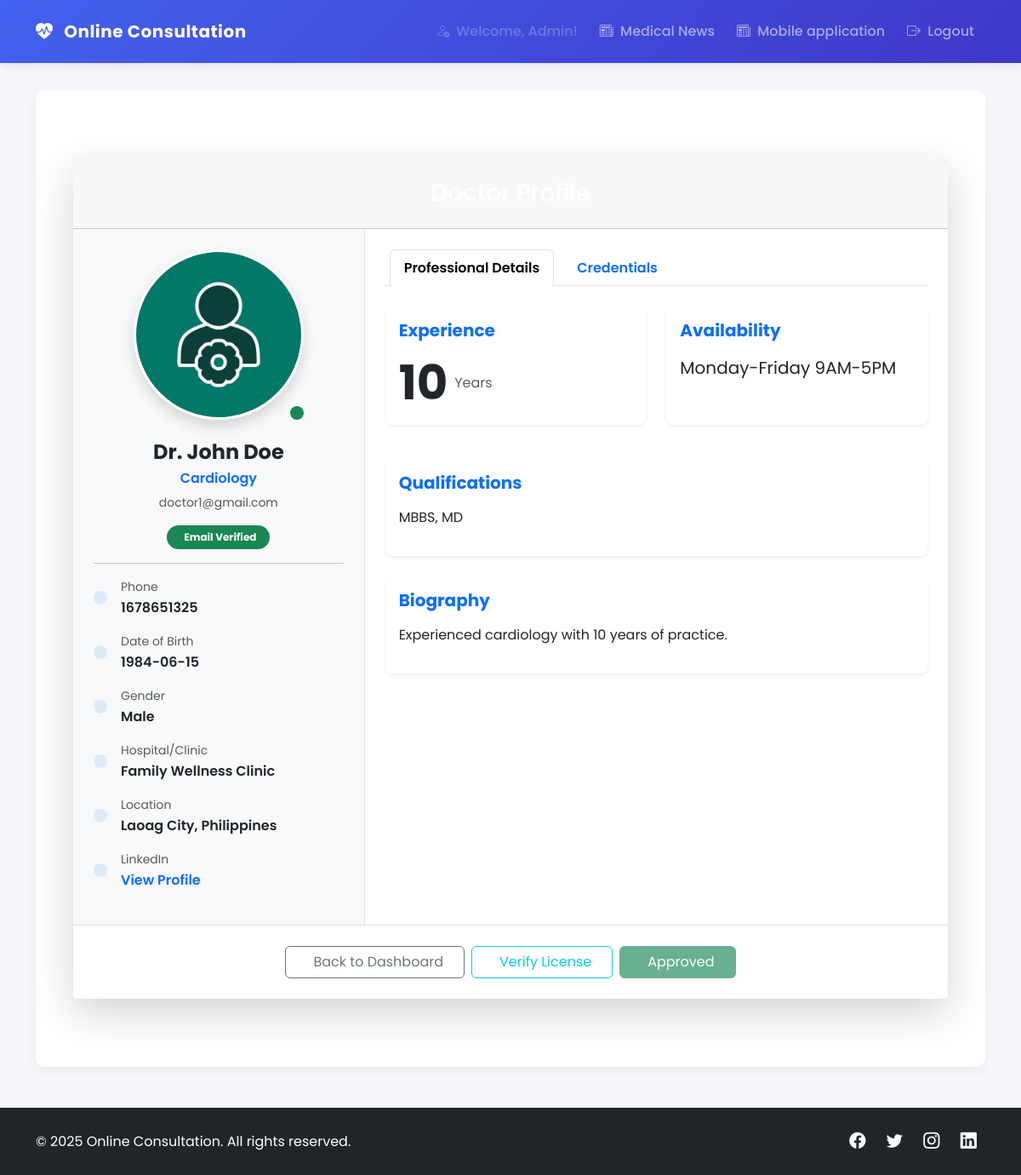
/dashboard/view_doctor/1 (signed in), run on the app's committed database.
### models/models.py (models this page shows, shortened)
class Doctor(db.Model):
    id = db.Column(db.Integer, primary_key=True)
    full_name = db.Column(db.String(100), nullable=False)
    email = db.Column(db.String(100), unique=True, nullable=False)
    phone = db.Column(db.String(20), nullable=False)
    dob = db.Column(db.Date, nullable=False)
    gender = db.Column(db.String(10), nullable=False)
    medical_license = db.Column(db.String(50), unique=True, nullable=False)
    specialization = db.Column(db.String(100), nullable=False)
    experience = db.Column(db.Integer, nullable=False)
    qualifications = db.Column(db.Text, nullable=False)
    hospital_clinic = db.Column(db.String(255), nullable=False)
    clinic_latitude = db.Column(db.Float)  # Add latitude for the clinic
    clinic_longitude = db.Column(db.Float)  # Add longitude for the clinic
    availability = db.Column(db.String(255), nullable=False)
    profile_picture = db.Column(db.String(255), nullable=True)
    license_front = db.Column(db.String(100), nullable=True)
    license_back = db.Column(db.String(100), nullable=True)
    board_cert = db.Column(db.String(100), nullable=True)
    country = db.Column(db.String(100), nullable=False)
    city = db.Column(db.String(100), nullable=False)
    short_bio = db.Column(db.Text, nullable=True)
    linkedin = db.Column(db.String(255), nullable=True)
    password_hash = db.Column(db.String(255), nullable=False)
    email_verified = db.Column(db.Boolean, default=False)
    is_approved = db.Column(db.Boolean, default=False)
    verification_token = db.Column(db.String(255), nullable=True)
    active = db.Column(db.Boolean, default=False)  # New 'active' field

### routes/dashboard.py (the view)
@dashboard_bp.route("/view_doctor/<int:doctor_id>")
def view_doctor(doctor_id):
    if session.get("user_role") != "admin":
        flash("Unauthorized access. Only admins can view doctor profiles.", "danger")
        return redirect(url_for("auth.login"))
    doctor = Doctor.query.get_or_404(doctor_id)
    return render_template("admin/view_doctor.html", doctor=doctor)

### templates/admin/view_doctor.html (shortened to what this page needs)
{% extends "base.html" %}
{% block content %}
<div class="container py-5">
    <div class="card border-0 shadow-lg rounded-lg">
        <div class="card-header bg-gradient-primary text-white text-center p-4 rounded-top">
            <h3 class="font-weight-bold mb-0">Doctor Profile</h3>
        </div>
        <div class="card-body p-0">
            <div class="row g-0">
                <div class="col-lg-4 border-end bg-light">
                    <div class="p-4 text-center">
                        {% if doctor.profile_picture %}
                            <div class="position-relative d-inline-block mb-4">
                                <img src="{{ url_for('uploaded_file', filename=doctor.profile_picture) }}"
                                    alt="Profile Picture"
                                    class="img-fluid rounded-circle shadow border border-3 border-white"
                                    style="width: 200px; height: 200px; object-fit: cover;">
                                {% if doctor.is_approved %}
                                    <span class="position-absolute bottom-0 end-0 p-2 bg-success rounded-circle">
                                    </span>
                                {% endif %}
                            </div>
                        {% endif %}
                        <h4 class="fw-bold mb-1">{{ doctor.full_name }}</h4>
                        <p class="text-primary fw-semibold mb-1">{{ doctor.specialization }}</p>
                        <p class="text-muted small">{{ doctor.email }}</p>
                        <div class="d-flex justify-content-center align-items-center mb-3">
                            <span class="badge rounded-pill {% if doctor.email_verified %}bg-success{% else %}bg-danger{% endif %} px-3 py-2">
                                {% if doctor.email_verified %}
                                     Email Verified
                                {% else %}
                                    <i class="fas fa-times-circle me-1"></i> Email Not Verified
                                {% endif %}
                            </span>
                        </div>
                        <hr>
                        <div class="text-start">
                            <div class="d-flex align-items-center mb-3">
                                <div class="me-3 bg-primary bg-opacity-10 p-2 rounded-circle">
                                </div>
                                <div>
                                    <p class="text-muted small mb-0">Phone</p>
                                    <p class="fw-semibold mb-0">{{ doctor.phone }}</p>
                                </div>
                            </div>
                            <div class="d-flex align-items-center mb-3">
                                <div class="me-3 bg-primary bg-opacity-10 p-2 rounded-circle">
                                </div>
                                <div>
                                    <p class="text-muted small mb-0">Date of Birth</p>
                                    <p class="fw-semibold mb-0">{{ doctor.dob.strftime('%Y-%m-%d') if doctor.dob else 'N/A' }}</p>
                                </div>
                            </div>
                            <div class="d-flex align-items-center mb-3">
                                <div class="me-3 bg-primary bg-opacity-10 p-2 rounded-circle">
                                </div>
                                <div>
                                    <p class="text-muted small mb-0">Gender</p>
                                    <p class="fw-semibold mb-0">{{ doctor.gender }}</p>
                                </div>
                            </div>
                            <div class="d-flex align-items-center mb-3">
                                <div class="me-3 bg-primary bg-opacity-10 p-2 rounded-circle">
                                </div>
                                <div>
                                    <p class="text-muted small mb-0">Hospital/Clinic</p>
                                    <p class="fw-semibold mb-0">{{ doctor.hospital_clinic }}</p>
                                </div>
                            </div>
                            <div class="d-flex align-items-center mb-3">
                                <div class="me-3 bg-primary bg-opacity-10 p-2 rounded-circle">
                                </div>
                                <div>
                                    <p class="text-muted small mb-0">Location</p>
                                    <p class="fw-semibold mb-0">{{ doctor.city }}, {{ doctor.country }}</p>
                                </div>
                            </div>
                            {% if doctor.linkedin %}
                            <div class="d-flex align-items-center mb-3">
                                <div class="me-3 bg-primary bg-opacity-10 p-2 rounded-circle">
                                </div>
                                <div>
                                    <p class="text-muted small mb-0">LinkedIn</p>
                                    <a href="{{ doctor.linkedin }}" target="_blank" class="text-decoration-none fw-semibold">View Profile</a>
                                </div>
                            </div>
                            {% endif %}
                        </div>
                    </div>
                </div>
                <div class="col-lg-8">
                    <div class="p-4">
                        <ul class="nav nav-tabs mb-4" id="doctorTab" role="tablist">
                            <li class="nav-item" role="presentation">
                                <button class="nav-link active fw-semibold" id="info-tab" data-bs-toggle="tab" data-bs-target="#info"
                                        type="button" role="tab" aria-controls="info" aria-selected="true">
                                    Professional Details
                                </button>
                            </li>
                            <li class="nav-item" role="presentation">
                                <button class="nav-link fw-semibold" id="credentials-tab" data-bs-toggle="tab" data-bs-target="#credentials"
                                        type="button" role="tab" aria-controls="credentials" aria-selected="false">
                                    Credentials
                                </button>
                            </li>
                        </ul>
                        <div class="tab-content" id="doctorTabContent">
                            <div class="tab-pane fade show active" id="info" role="tabpanel" aria-labelledby="info-tab">
                                <div class="row mb-4">
                                    <div class="col-md-6 mb-3">
                                        <div class="card h-100 border-0 shadow-sm rounded-3">
                                            <div class="card-body">
                                                <h5 class="card-title fw-bold text-primary mb-3">Experience</h5>
                                                <div class="d-flex align-items-center">
                                                    <div class="display-4 fw-bold me-2">{{ doctor.experience }}</div>
                                                    <div class="text-muted">Years</div>
                                                </div>
                                            </div>
                                        </div>
                                    </div>
                                    <div class="col-md-6 mb-3">
                                        <div class="card h-100 border-0 shadow-sm rounded-3">
                                            <div class="card-body">
                                                <h5 class="card-title fw-bold text-primary mb-3">Availability</h5>
                                                <p class="fs-5">{{ doctor.availability }}</p>
                                            </div>
                                        </div>
                                    </div>
                                </div>
                                <div class="card border-0 shadow-sm rounded-3 mb-4">
                                    <div class="card-body">
                                        <h5 class="card-title fw-bold text-primary mb-3">Qualifications</h5>
                                        <p class="fs-6">{{ doctor.qualifications }}</p>
                                    </div>
                                </div>
                                <div class="card border-0 shadow-sm rounded-3">
                                    <div class="card-body">
                                        <h5 class="card-title fw-bold text-primary mb-3">Biography</h5>
                                        <p class="fs-6">{{ doctor.short_bio }}</p>
                                    </div>
                                </div>
                            </div>
                        </div>
                    </div>
                </div>
            </div>
            <div class="card-footer bg-white p-4 text-center border-top">
                <div class="d-flex flex-wrap gap-2 justify-content-center">
                    <a href="{{ url_for('dashboard.admin_dashboard') }}" class="btn btn-outline-secondary px-4">
                        Back to Dashboard
                    </a>
                    <a href="https://verification.prc.gov.ph/" class="btn btn-outline-info px-4" target="_blank">
                        Verify License
                    </a>
                    {% if not doctor.email_verified %}
                        <button class="btn btn-danger px-4" disabled>
                            <i class="fas fa-times-circle me-2"></i>Email Not Verified
                        </button>
                    {% elif not doctor.is_approved %}
                        <form method="POST" action="{{ url_for('dashboard.approve_doctor', doctor_id=doctor.id) }}" class="d-inline">
                            <button type="submit" class="btn btn-success px-4">
                                <i class="fas fa-check-circle me-2"></i>Approve Doctor
                            </button>
                        </form>
                    {% else %}
                        <button class="btn btn-success px-4" disabled>
                            Approved
                        </button>
                    {% endif %}
                </div>
            </div>
        </div>
    </div>
</div>
{% endblock %}

### templates/base.html (shortened to what this page needs)
<!DOCTYPE html>
<html lang="en">
<head>
    <link href="https://cdn.jsdelivr.net/npm/bootstrap@5.3.0/dist/css/bootstrap.min.css" rel="stylesheet">
    <link href="https://cdn.jsdelivr.net/npm/bootstrap-icons@1.10.5/font/bootstrap-icons.css" rel="stylesheet">
    <link rel="stylesheet" href="{{ url_for('static', filename='css/style.css') }}">
</head>
<body>
<nav class="navbar navbar-expand-lg navbar-dark">
    <div class="container">
        <a class="navbar-brand" href="{{ url_for('home') }}">
            <i class="bi bi-heart-pulse-fill me-2"></i>
            Online Consultation
        </a>
        <div class="collapse navbar-collapse" id="navbarNav">
            <ul class="navbar-nav ms-auto">
                {% if session.get('user_role') %}
                    <li class="nav-item">
                        <a class="nav-link disabled">
                            <i class="bi bi-person-check me-1"></i>
                            Welcome, {{ session.get('user_role').capitalize() }}!
                        </a>
                    </li>
                    <li class="nav-item">
                        <a class="nav-link" href="{{ url_for('show_medical_news') }}">
                            <i class="bi bi-newspaper me-1"></i>
                            Medical News
                        </a>
                    </li>
                    <li class="nav-item">
                        <a class="nav-link" href="{{ url_for('feature') }}">
                            <i class="bi bi-newspaper me-1"></i>
                            Mobile application
                        </a>
                    </li>
                    <li class="nav-item">
                        <a class="nav-link" href="{{ url_for('auth.logout') }}">
                            <i class="bi bi-box-arrow-right me-1"></i>
                            Logout
                        </a>
                    </li>
                {% endif %}
            </ul>
        </div>
    </div>
</nav>
<div class="container">
    <div class="content-container">
        {% block content %}{% endblock %}
    </div>
</div>
<footer>
    <div class="container">
        <div class="footer-content">
            <div>
                <p class="mb-0">&copy; 2025 Online Consultation. All rights reserved.</p>
            </div>
            <div class="social-icons">
                <a href="#"><i class="bi bi-facebook"></i></a>
                <a href="#"><i class="bi bi-twitter"></i></a>
                <a href="#"><i class="bi bi-instagram"></i></a>
                <a href="#"><i class="bi bi-linkedin"></i></a>
            </div>
        </div>
    </div>
</footer>
</body>
</html>

### data on the page
Doctor: profile_picture (picture), full_name "Dr. John Doe", specialization "Cardiology", email "doctor1@gmail.com", phone "1678651325", dob "1984-06-15", gender "Male", hospital_clinic "Family Wellness Clinic", city "Laoag City", country "Philippines", experience "10", availability "Monday-Friday 9AM-5PM", qualifications "MBBS, MD", short_bio "Experienced cardiology with 10 years of practice."

### other printed values
{{ session.get('user_role').capitalize() }} "Admin"
